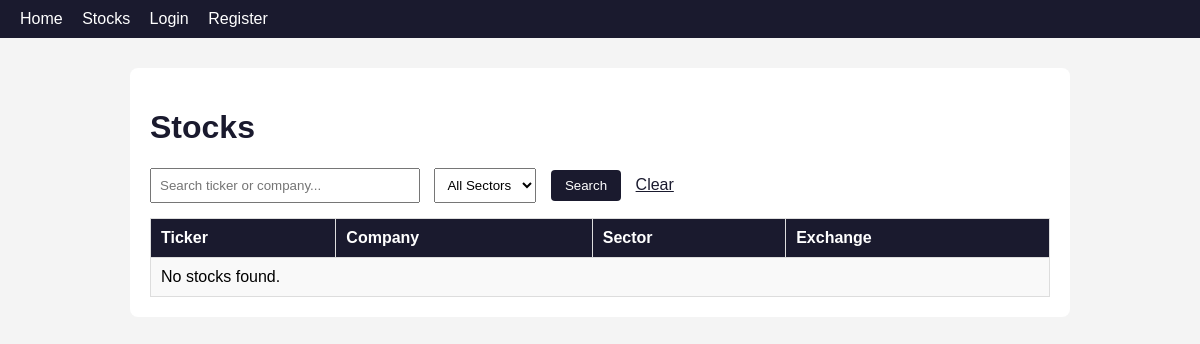
The app's page /project/stocks/, older data.
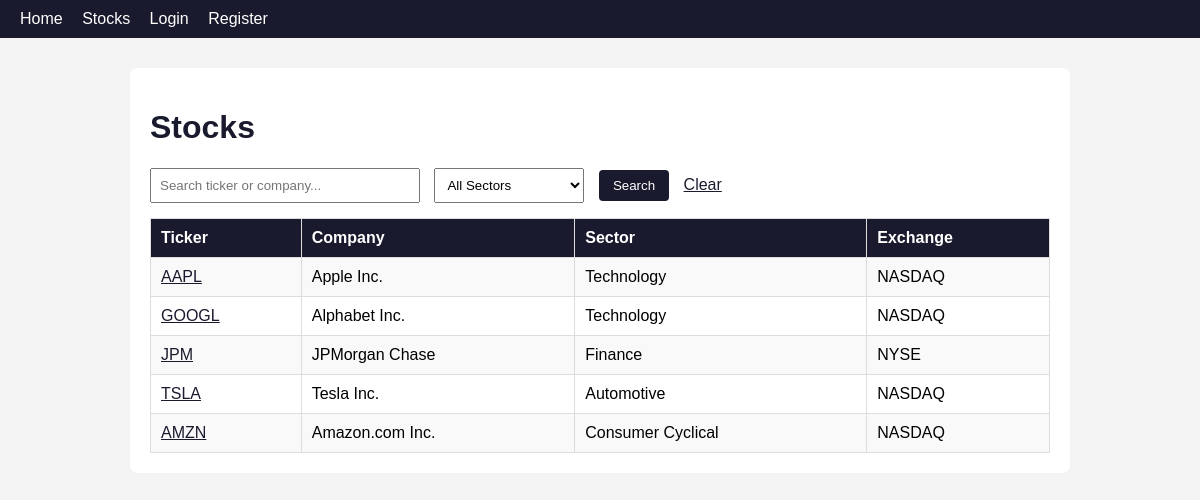
The same page, newer data.
### project/models.py (models this page shows, shortened)
class Stock(models.Model):
    ticker = models.CharField(max_length=10)
    company_name = models.TextField()
    sector = models.TextField(blank=True)
    exchange = models.TextField(blank=True)

### project/views.py (the view)
# urls.py: path('stocks/', views.StockListView.as_view(), name='stock-list'),
class StockListView(ListView):
    model = Stock
    template_name = 'project/stock_list.html'
    context_object_name = 'stocks'
    def get_queryset(self):
        queryset = Stock.objects.all()
        query = self.request.GET.get('q')
        sector = self.request.GET.get('sector')
        if query:
            queryset = queryset.filter(
                models.Q(ticker__icontains=query) |
                models.Q(company_name__icontains=query)
            )
        if sector:
            queryset = queryset.filter(sector=sector)
        return queryset
    def get_context_data(self, **kwargs):
        context = super().get_context_data(**kwargs)
        context['sectors'] = Stock.objects.values_list('sector', flat=True).distinct().order_by('sector')
        context['current_q'] = self.request.GET.get('q', '')
        context['current_sector'] = self.request.GET.get('sector', '')
        return context

### project/context_processors.py (called while the page is built)
def profile_context(request):
    profile_pk = None
    if request.user.is_authenticated:
        try:
            profile_pk = request.user.project_profile.pk
        except:
            profile_pk = None
    return {'profile_pk': profile_pk}

### project/templates/project/stock_list.html (shortened to what this page needs)
{% extends 'project/base.html' %}
{% block content %}
<h1>Stocks</h1>
<form method="get">
    <input type="text" name="q" value="{{ current_q }}" placeholder="Search ticker or company..." style="padding:8px; width:250px; margin-right:10px;">
    <select name="sector" style="padding:8px; margin-right:10px;">
        <option value="">All Sectors</option>
    </select>
    <button type="submit" class="btn">Search</button>
    <a href="{% url 'stock-list' %}" style="margin-left:10px;">Clear</a>
</form>
<table>
    <tr>
        <th>Ticker</th>
        <th>Company</th>
        <th>Sector</th>
        <th>Exchange</th>
    </tr>
    {% for stock in stocks %}
    <tr>
        <td><a href="{% url 'stock-detail' stock.pk %}">{{ stock.ticker }}</a></td>
        <td>{{ stock.company_name }}</td>
        <td>{{ stock.sector }}</td>
        <td>{{ stock.exchange }}</td>
    </tr>
    {% empty %}
    <tr><td colspan="4">No stocks found.</td></tr>
    {% endfor %}
</table>
{% endblock %}

### project/templates/project/base.html (shortened to what this page needs)
<!DOCTYPE html>
<html>
<head>
</head>
<body>
    <nav>
        <a href="{% url 'main' %}">Home</a>
        <a href="{% url 'stock-list' %}">Stocks</a>
        {% if request.user.is_authenticated %}
            {% if profile_pk %}
                <a href="{% url 'profile-detail' profile_pk %}">My Profile</a>
            {% endif %}
            <form method="post" action="{% url 'logout' %}" style="display:inline;">
                {% csrf_token %}
                <button type="submit" style="background:none; border:none; color:white; cursor:pointer; font-size:1em;">Logout</button>
            </form>
        {% else %}
            <a href="{% url 'login' %}">Login</a>
            <a href="{% url 'register' %}">Register</a>
        {% endif %}
    </nav>
    <div class="container">
        {% block content %}
        {% endblock %}
    </div>
</body>
</html>

### project/templates/project/base.html (style rules this page uses)
body { font-family: Arial, sans-serif; margin: 0; padding: 0; background: #f4f4f4; }
nav { background: #1a1a2e; padding: 10px 20px; }
nav a { color: white; margin-right: 15px; text-decoration: none; }
.container { max-width: 900px; margin: 30px auto; background: white; padding: 20px; border-radius: 8px; }
h1, h2 { color: #1a1a2e; }
table { width: 100%; border-collapse: collapse; margin-top: 15px; }
th, td { padding: 10px; border: 1px solid #ddd; text-align: left; }
th { background: #1a1a2e; color: white; }
tr:nth-child(even) { background: #f9f9f9; }
a { color: #1a1a2e; }
.btn { background: #1a1a2e; color: white; padding: 8px 14px; text-decoration: none; border-radius: 4px; border: none; cursor: pointer; }

Row changes from the older to the newer data that the page shows:
added Stock: ticker "AAPL", company_name "Apple Inc.", sector "Technology", exchange "NASDAQ"
added Stock: ticker "GOOGL", company_name "Alphabet Inc.", sector "Technology", exchange "NASDAQ"
added Stock: ticker "JPM", company_name "JPMorgan Chase", sector "Finance", exchange "NYSE"
added Stock: ticker "TSLA", company_name "Tesla Inc.", sector "Automotive", exchange "NASDAQ"
added Stock: ticker "AMZN", company_name "Amazon.com Inc.", sector "Consumer Cyclical", exchange "NASDAQ"
Text that changed along with them:
text no longer shown: "No stocks found."
